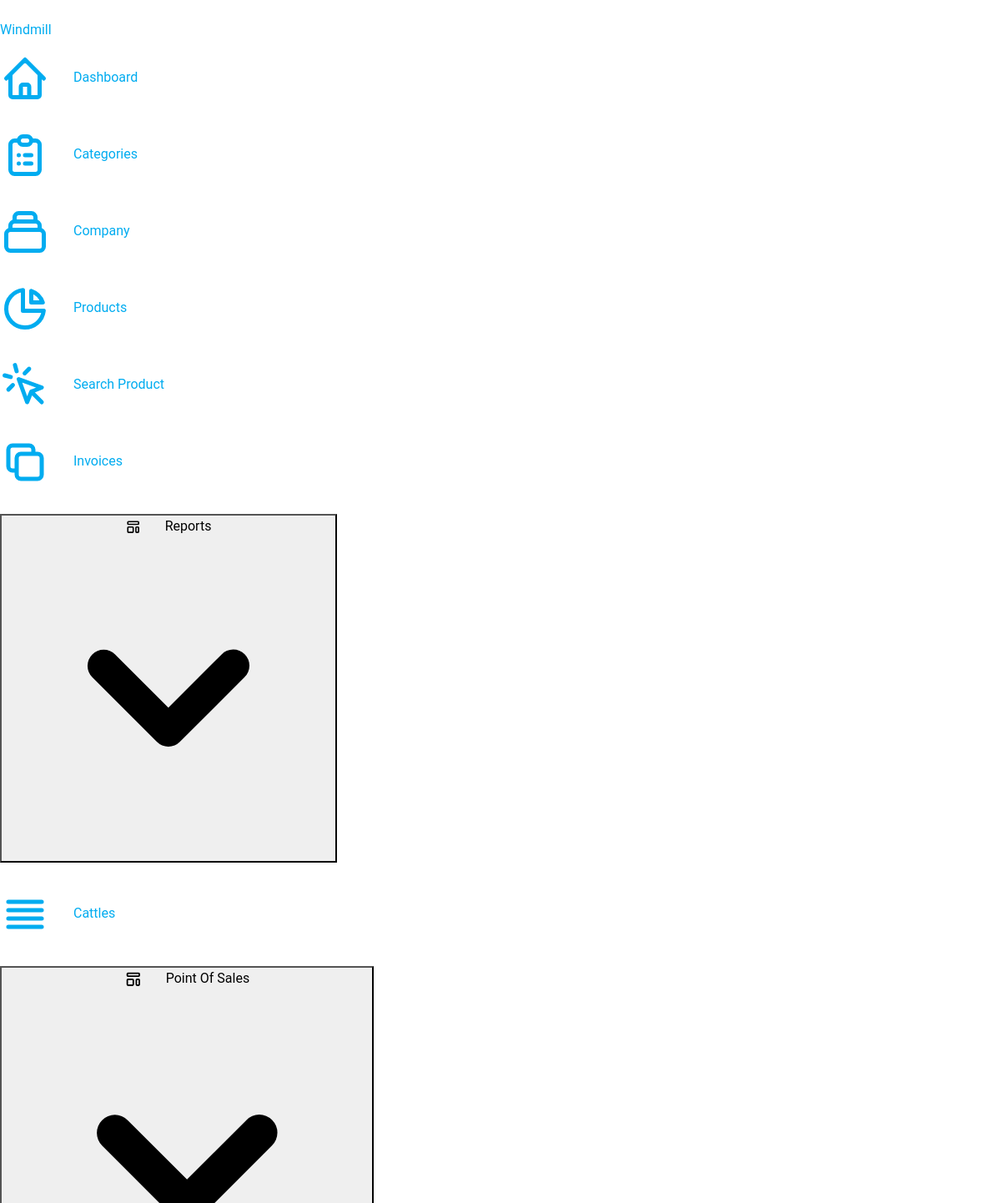
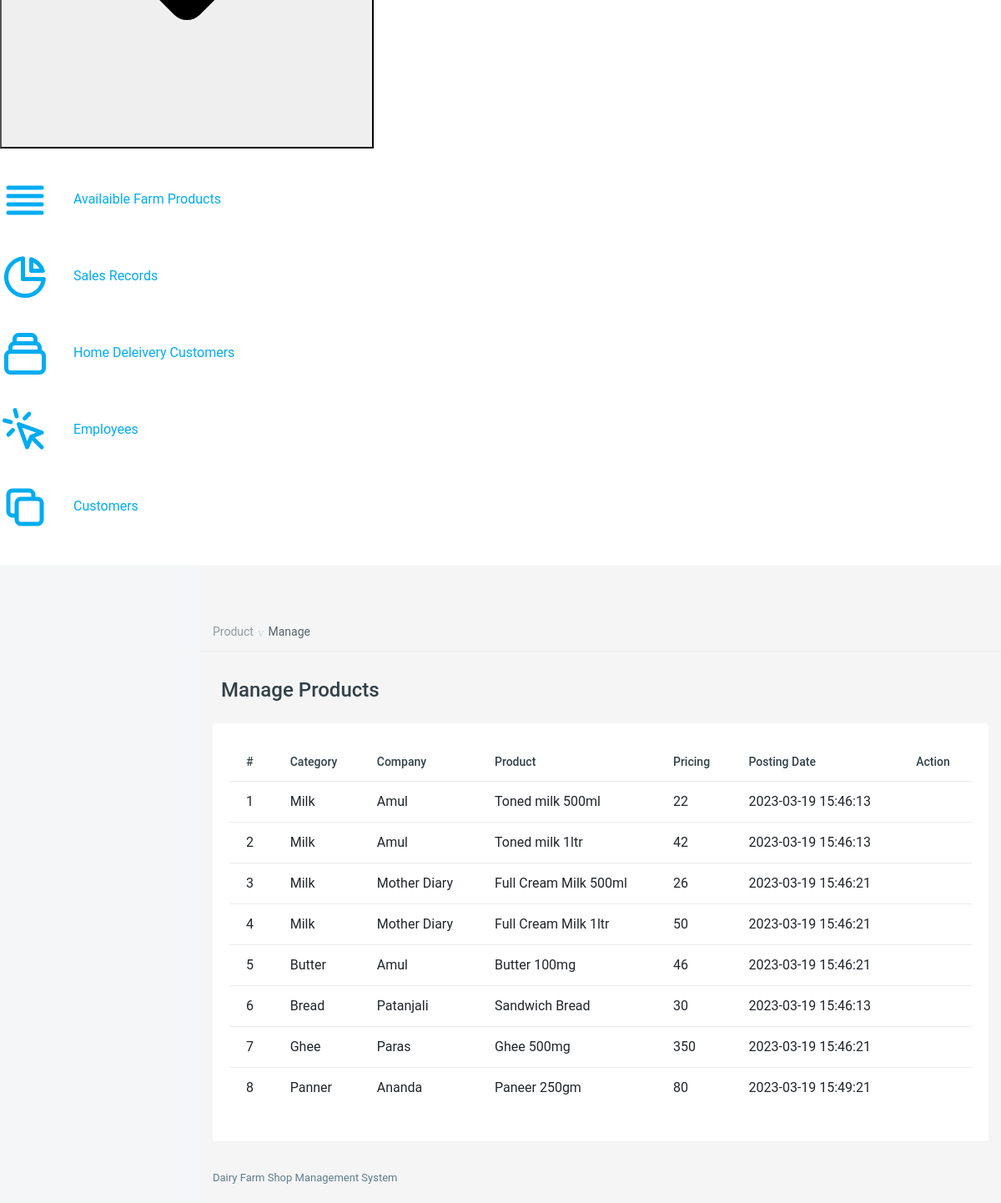
Screenshot of /manage-products.php (signed in) with the database file from the repository (2 pictures, top to bottom).
### tables this page shows
CREATE TABLE `tblproducts` (
  `id` int NOT NULL,
  `CategoryName` varchar(150) DEFAULT NULL,
  `CompanyName` varchar(150) DEFAULT NULL,
  `ProductName` varchar(150) DEFAULT NULL,
  `ProductPrice` decimal(10,0) DEFAULT NULL,
  `PostingDate` timestamp NOT NULL DEFAULT CURRENT_TIMESTAMP ON UPDATE CURRENT_TIMESTAMP,
  `UpdationDate` timestamp NULL DEFAULT NULL ON UPDATE CURRENT_TIMESTAMP
);

### manage-products.php (the view, shortened to what this page needs)
<?php
include('includes/config.php');
if (strlen($_SESSION['aid']==0)) {
  header('location:logout.php');
  } else{
?>
<!DOCTYPE html>
<html lang="en">
<head>
    <link href="vendors/datatables.net-dt/css/jquery.dataTables.min.css" rel="stylesheet" type="text/css" />
    <link href="vendors/datatables.net-responsive-dt/css/responsive.dataTables.min.css" rel="stylesheet" type="text/css" />
    <link href="vendors/jquery-toggles/css/toggles.css" rel="stylesheet" type="text/css">
    <link href="vendors/jquery-toggles/css/themes/toggles-light.css" rel="stylesheet" type="text/css">
    <link href="dist/css/style.css" rel="stylesheet" type="text/css">
</head>
<body>
	<div class="hk-wrapper hk-vertical-nav">
<?php include_once('includes/navbar.php');
include_once('includes/sidebar.php');
?>
        <div class="hk-pg-wrapper">
            <nav class="hk-breadcrumb" aria-label="breadcrumb">
                <ol class="breadcrumb breadcrumb-light bg-transparent">
<li class="breadcrumb-item"><a href="#">Product</a></li>
<li class="breadcrumb-item active" aria-current="page">Manage</li>
                </ol>
            </nav>
            <div class="container">
<div class="hk-pg-header">
 <h4 class="hk-pg-title"><span class="pg-title-icon"><span class="feather-icon"><i data-feather="database"></i></span></span>Manage Products</h4>
                </div>
                <div class="row">
                    <div class="col-xl-12">
                        <section class="hk-sec-wrapper">
                            <div class="row">
                                <div class="col-sm">
                                    <div class="table-wrap">
                                        <table id="datable_1" class="table table-hover w-100 display pb-30">
                                            <thead>
                                                <tr>
                                                    <th>#</th>
                                                    <th>Category</th>
                                                    <th>Company</th>
                                                    <th>Product</th>
                                                    <th>Pricing</th>
                                                    <th>Posting Date</th>
                                                    <th>Action</th>
                                                </tr>
                                            </thead>
                                            <tbody>
<?php
$query=mysqli_query($con,"select * from tblproducts");
$cnt=1;
while($row=mysqli_fetch_array($query))
{
?>
<tr>
<td><?php echo $cnt;?></td>
<td><?php echo $row['CategoryName'];?></td>
<td><?php echo $row['CompanyName'];?></td>
<td><?php echo $row['ProductName'];?></td>
<td><?php echo $row['ProductPrice'];?></td>
<td><?php echo $row['PostingDate'];?></td>
<td>
</td>
</tr>
<?php
$cnt++;
} ?>
                                            </tbody>
                                        </table>
                                    </div>
                                </div>
                            </div>
                        </section>
                    </div>
                </div>
            </div>
<?php include_once('includes/footer.php');?>
        </div>
    </div>
</body>
</html>
<?php } ?>

### rows the page displays
tblproducts: CategoryName "Milk", CompanyName "Amul", ProductName "Toned milk 500ml", ProductPrice "22", PostingDate "2023-03-19 15:46:13"
tblproducts: CategoryName "Milk", CompanyName "Amul", ProductName "Toned milk 1ltr", ProductPrice "42", PostingDate "2023-03-19 15:46:13"
tblproducts: CategoryName "Milk", CompanyName "Mother Diary", ProductName "Full Cream Milk 500ml", ProductPrice "26", PostingDate "2023-03-19 15:46:21"
tblproducts: CategoryName "Milk", CompanyName "Mother Diary", ProductName "Full Cream Milk 1ltr", ProductPrice "50", PostingDate "2023-03-19 15:46:21"
tblproducts: CategoryName "Butter", CompanyName "Amul", ProductName "Butter 100mg", ProductPrice "46", PostingDate "2023-03-19 15:46:21"
tblproducts: CategoryName "Bread", CompanyName "Patanjali", ProductName "Sandwich Bread", ProductPrice "30", PostingDate "2023-03-19 15:46:13"
tblproducts: CategoryName "Ghee", CompanyName "Paras", ProductName "Ghee 500mg", ProductPrice "350", PostingDate "2023-03-19 15:46:21"
tblproducts: CategoryName "Panner", CompanyName "Ananda", ProductName "Paneer 250gm", ProductPrice "80", PostingDate "2023-03-19 15:49:21"
